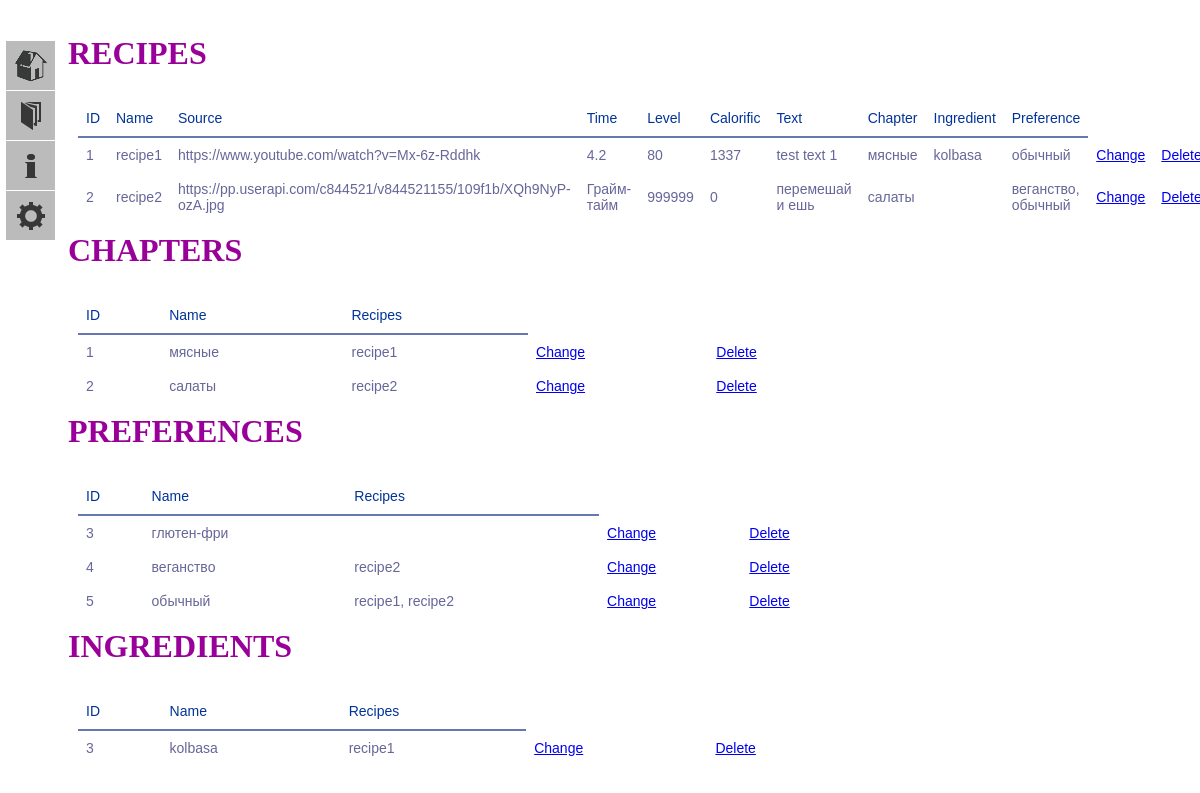
The page / on the database its author committed.
### models.py (models this page shows, shortened)
class Recipe(db.Model):
    id = db.Column(db.Integer, primary_key=True)
    name = db.Column(db.TEXT(512), index=True)
    source = db.Column(db.TEXT(512))
    time = db.Column(db.String(32))
    level = db.Column(db.INT)
    calorific = db.Column(db.INT)
    text = db.Column(db.TEXT(8192))
    chapter_id = db.Column(db.Integer, db.ForeignKey("chapter.id", ondelete='CASCADE'), index=True)
    rec_ingr = db.relationship("RecipeIngredient", back_populates='recipes', cascade='all')
    rec_pref = db.relationship("RecipePreference", back_populates='recipes', cascade='all')
    def get_item(self, index):
        return {
            0: str(self.id),
            1: str(self.name),
            2: str(self.source),
            3: str(self.time),
            4: str(self.level),
            5: str(self.calorific),
            6: str(self.text),
            7: ', '.join(list('{}'.format(Chapter.query.get(x.id).name)
                              for x in Chapter.query.filter_by(id=self.chapter_id).all())),
            8: ', '.join(list('{}'.format(Ingredient.query.get(x.ingredient_id).name)
                              for x in RecipeIngredient.query.filter_by(recipe_id=self.id).all())),
            9: ', '.join(list('{}'.format(Preference.query.get(x.preference_id).name)
                              for x in RecipePreference.query.filter_by(recipe_id=self.id).all()))
        }[index]
    def __iter__(self):
        return (self.get_item(i) for i in range(0, 10))

class Chapter(db.Model):
    id = db.Column(db.Integer, primary_key=True)
    name = db.Column(db.TEXT(16), index=True, unique=True)
    recipes = db.relationship("Recipe")
    def get_item(self, i):
        return {
            0: self.id,
            1: self.name,
            2: ", ".join('{}'.format(x.name) for x in self.recipes)
        }[i]
    def __iter__(self):
        return (self.get_item(i) for i in range(0, 3))

class Ingredient(db.Model):
    id = db.Column(db.Integer, primary_key=True)
    name = db.Column(db.TEXT(16), index=True)
    rec_ingr = db.relationship("RecipeIngredient", back_populates='ingredients', cascade='all')
    def get_item(self, i):
        return{
            0: self.id,
            1: self.name,
            2: ', '.join(map(str, list('{}'.format(Recipe.query.get(x.recipe_id).name)
                                       for x in RecipeIngredient.query.filter_by(ingredient_id=self.id).all())))
        }[i]
    def __iter__(self):
        return (self.get_item(i) for i in range(0, 3))

class Preference(db.Model):
    id = db.Column(db.Integer, primary_key=True)
    name = db.Column(db.TEXT(16), index=True)
    rec_pref = db.relationship("RecipePreference", back_populates='preferences', cascade='all')
    def get_item(self, i):
        return {
            0: self.id,
            1: self.name,
            2: ', '.join(map(str, list('{}'.format(Recipe.query.get(x.recipe_id).name)
                                       for x in RecipePreference.query.filter_by(preference_id=self.id).all())))
        }[i]
    def __iter__(self):
        return (self.get_item(i) for i in range(0, 3))

### app.py (the view)
@app.route('/', methods=['GET', 'POST'])
def index():
    contents_dict = {
        "chapter": Chapter.query.all(),
        "recipe": Recipe.query.all(),
        "ingredient": Ingredient.query.all(),
        "preference": Preference.query.all()
    }
    return render_template("tables.html", contents_dict=contents_dict, statistics_dict=statistics_dict)

### templates/tables.html
{% extends "base.html" %}
{% block form %}
<h1>RECIPES</h1><br>
<table class="recipe">
<tr><th>ID</th><th>Name</th><th>Source</th><th>Time</th><th>Level</th><th>Calorific</th><th>Text</th><th>Chapter</th>
    <th>Ingredient</th><th>Preference</th></tr>
{% for recipe in contents_dict["recipe"] %}
    <tr>
        {% for item in recipe %}
            <td>{{ item }}</td>
        {% endfor %}
        <td class="after-bt"><a href="{{ url_for('change', changing=recipe.id, chtype='recipe') }}">Change</a></td>
        <td class="after-bt"><a href="{{ url_for('delete', deleting=recipe.id, chtype='recipe') }}">Delete</a></td>
    </tr>
{% endfor %}
</table>
<h1>CHAPTERS</h1><br>
<table class="chapter">
<tr><th>ID</th><th>Name</th><th>Recipes</th>
{% for chapter in contents_dict["chapter"] %}
    <tr>
        {% for item in chapter %}
            <td>{{ item }}</td>
        {% endfor %}
        <td class="after-bt"><a href="{{ url_for('change', changing=chapter.id, chtype='chapter') }}">Change</a></td>
        <td class="after-bt"><a href="{{ url_for('delete', deleting=chapter.id, chtype='chapter') }}">Delete</a></td>
    </tr>
{% endfor %}
</table>
<h1>PREFERENCES</h1><br>
<table class="preference">
<tr><th>ID</th><th>Name</th><th>Recipes</th>
{% for preference in contents_dict["preference"] %}
    <tr>
        {% for item in preference %}
            <td>{{ item }}</td>
        {% endfor %}
        <td class="after-bt"><a href="{{ url_for('change', changing=preference.id, chtype='preference') }}">Change</a></td>
        <td class="after-bt"><a href="{{ url_for('delete', deleting=preference.id, chtype='preference') }}">Delete</a></td>
    </tr>
{% endfor %}
</table>
<h1>INGREDIENTS</h1><br>
<table class="ingredient">
<tr><th>ID</th><th>Name</th><th>Recipes</th>
{% for ingredient in contents_dict["ingredient"] %}
    <tr>
        {% for item in ingredient %}
            <td>{{ item }}</td>
        {% endfor %}
        <td class="after-bt"><a href="{{ url_for('change', changing=ingredient.id, chtype='ingredient') }}">Change</a></td>
        <td class="after-bt"><a href="{{ url_for('delete', deleting=ingredient.id, chtype='ingredient') }}">Delete</a></td>
    </tr>
{% endfor %}
</table>
{% endblock %}

### static/css/main.css (style rules this page uses)
h1 { margin: 0px; color: #909; text-shadow: 0px 1px 0px #fff; }
body { padding-left: 60px; margin-top: 35px; background: -moz-linear-gradient(-45deg, #ddddfb 5%, #fff 95%); height: 100%; }
table { font-family: "Lucida Sans Unicode", "Lucida Grande", Sans-Serif; font-size: 14px; background: white; max-width: 70%; width: 70%; border-collapse: collapse; text-align: left; margin: 10px; }
th { font-weight: normal; color: #039; border-bottom: 2px solid #6678b1; padding: 10px 8px; }
td { color: #669; padding: 9px 8px; transition: .3s linear; }

### rows shown on the page
Recipe: recipe "1" "4.2" "80" "1337", name "recipe1", source "https://www.youtube.com/watch?v=Mx-6z-Rddhk", text "test text 1"
Chapter: name "мясные", chapter "1"
Ingredient: name "kolbasa", ingredient "3"
Preference: name "обычный", preference "5" "recipe1, recipe2"
Recipe: recipe "2" "999999" "0" "веганство, обычный", name "recipe2", source "https://pp.userapi.com/c844521/v844521155/109f1b/XQh9NyP-ozA.jpg", time "Грайм-тайм", text "перемешай и ешь"
Chapter: name "салаты", chapter "2"
Preference: preference "3", name "глютен-фри"
Preference: preference "4", name "веганство"
